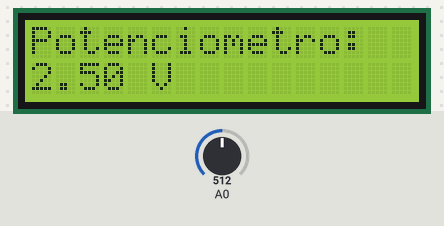
This sketch was run on a simulated Arduino Uno, built with avr-gcc and run on an emulated ATmega328P. Parts: 16×2 character LCD. The test bench sets the inputs (shaded band); at power-on: A0 = 512.

Above: at 2.7 s.
2.8 s: A0 set to 716
At 3.8 s:
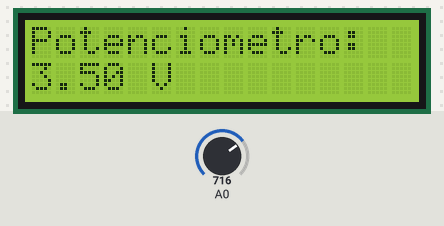
4.4 s: A0 set to 900
At 5.6 s:
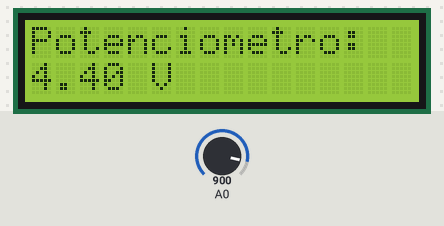
5.9 s: A0 set to 1023
At 6.8 s:
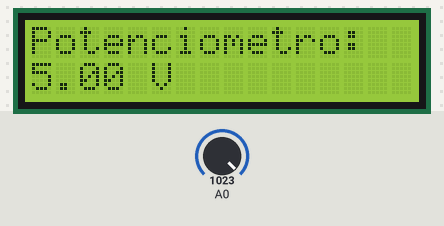
Timing chart, 0 to 8.9 s (numbered marks = the images above; inputs shaded):
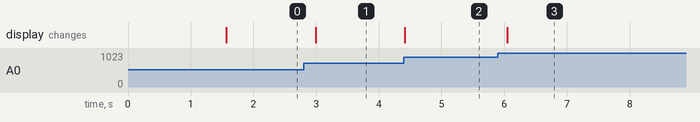

Measured:
- after the input at 2.8 s, the display: changes after 0.19 s (image 1)
- after the input at 4.4 s, the display: changes at once (image 2)
- after the input at 5.9 s, the display: changes after 0.14 s (image 3)

The sketch:

P1C.ino
```cpp
//Universidad Tecnologica Nacional - Facultad Regional Tucuman
//Departamento de Ingenieria Electronica - Sistemas de Control Biomedico
//by Fernandez Francisco Alberto

//Programa que muestra en un Display LCD los valores leidos de un divisor de tension"

#include <LiquidCrystal.h>

const int rs = 12, en = 11, d4 = 5, d5 = 4, d6 = 3, d7 = 2;
LiquidCrystal lcd(rs, en, d4, d5, d6, d7);

int pote;
float tension;

void setup() {
    lcd.begin(16,2);
    lcd.setCursor(4,0);
    lcd.print("UTN - FRT ");
    delay(1500);
}

void loop() {
    pote = analogRead(A0);
    tension = map(pote, 0, 1023, 0, 5000);
    tension = tension/1000;
    lcd.setCursor(0,0);
    lcd.print("Potenciometro: ");
    lcd.setCursor(0,1);
    lcd.print(tension,2);
    lcd.print(" V");
    delay(200);
}
```
